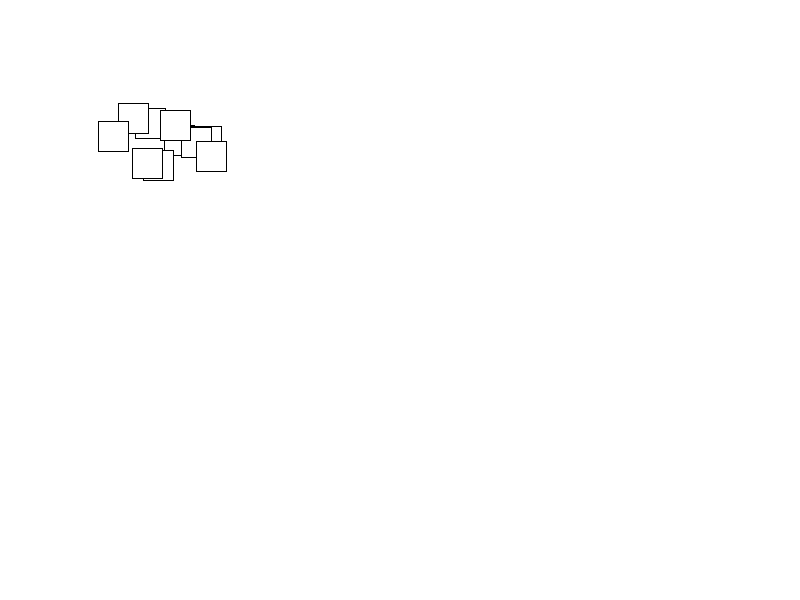
Frame 1 (no input)
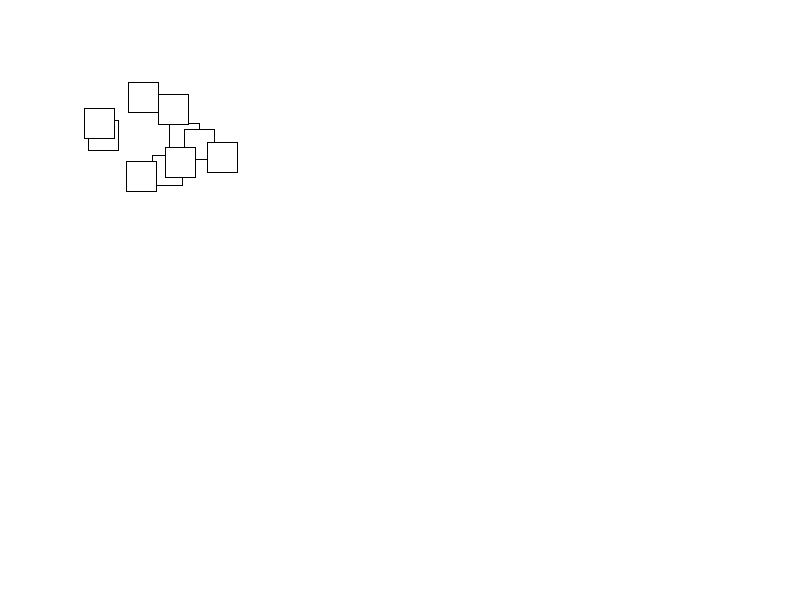
Frame 60 (the mouse pressed at the canvas centre just before this capture)
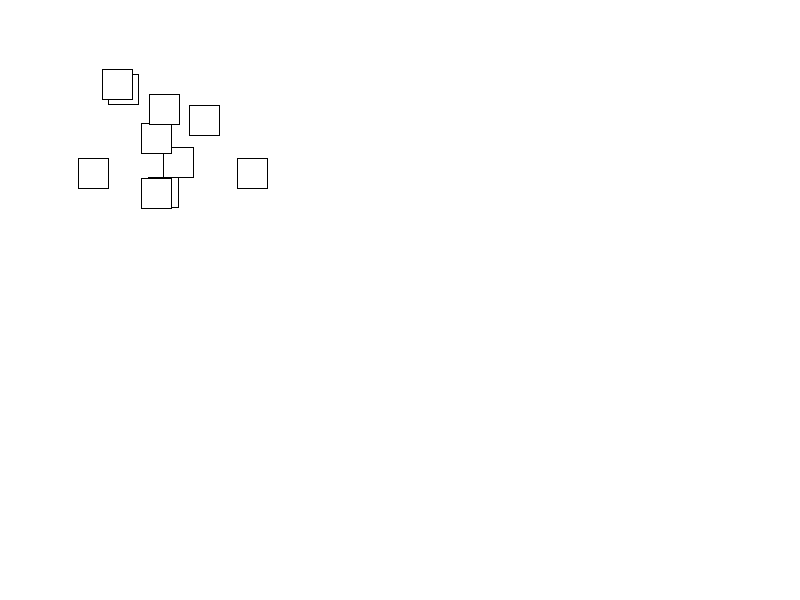
Frame 120 (the mouse held since frame 60 and released just before this capture)

The Processing sketch that drew these frames (run headless with seeded random() and noise(); from frame 60 on, the mouse is pressed at the canvas centre):

// Processing sketch: processing_105802
// ── processing_105802.pde

// declare a size for the array and use it
// to create 2 new arrays
int arraySize = 10;
int[] x = new int[arraySize];
int[] y = new int[arraySize];

// arrays now look like this
// x = {0, 0, 0, ...}
// y = {0, 0, 0, ...}

void setup() {
  size(800, 600);
  for (int i = 0; i < arraySize; i++) {
    x[i] = int(random(100, 200));
    y[i] = int(random(100, 200));
  }
}

// arrays now look like this
// x = {134, 145, 175, ...}
// y = {181, 112, 184, ...}

void draw() {
  background(255);
  for (int i = 0; i < arraySize; i++) {
    x[i] = x[i] + int(random(-5, 5));
    y[i] = y[i] + int(random(-5, 5));
    rect(x[i], y[i], 30, 30);
  }
}
